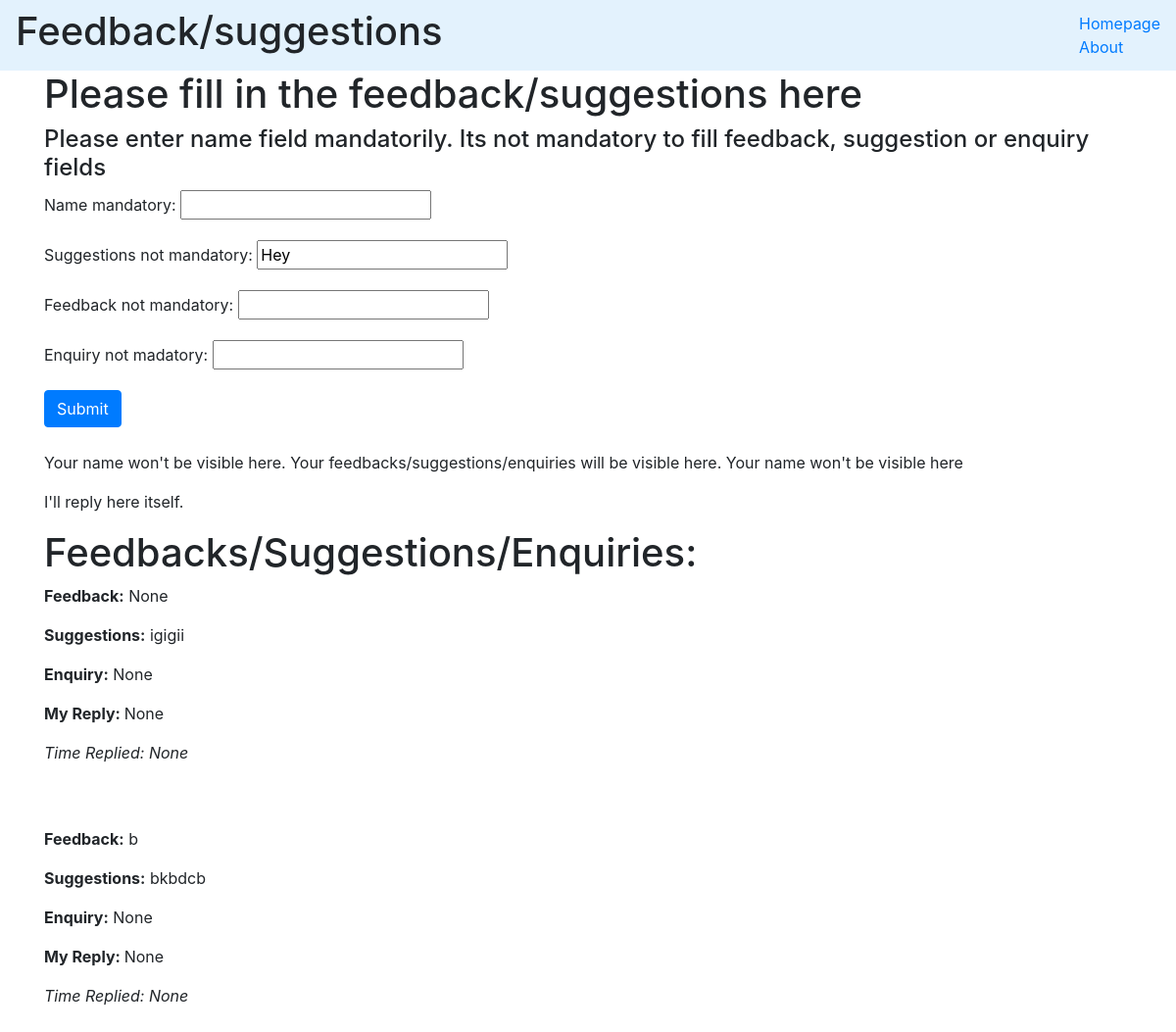
Screenshot of /feedback with the database file from the repository.
### covid_app/models.py (models this page shows, shortened)
class Feedback_Enquiry(models.Model):
      name_mandatory = models.CharField(max_length = 1000, null = True, db_index = True)
      suggestions_not_mandatory = models.CharField(max_length = 2000, blank = True, null = True, db_index = True, default = 'Hey')
      feedback_not_mandatory = models.CharField(max_length = 2000, blank = True, null = True, db_index = True)
      my_reply = models.CharField(max_length = 2000, blank = True, null = True, db_index = True)
      Enquiry_not_madatory = models.CharField(max_length = 2000, blank = True, null = True, db_index = True)
      time = models.DateTimeField(null = True, db_index = True, blank = True)

### covid_app/views.py (the view, shortened to what this page needs)
# urls.py: url(r'^feedback', views.user)
def user(request):
      feeds = Feedback_Enquiry.objects.all()
      form = NewUserForm()
      return render(request, 'covid_app/users.html', {'form': form, 'feeds':feeds})

### covid_app/forms.py
class NewUserForm(forms.ModelForm):
      class Meta:
            model = Feedback_Enquiry
            exclude = ["my_reply", "time"]

### templates/covid_app/users.html (shortened to what this page needs)
<!DOCTYPE html>
<html lang="en" dir="ltr">
  <head>
    <link rel="stylesheet" href="https://stackpath.bootstrapcdn.com/bootstrap/4.4.1/css/bootstrap.min.css">
    <link rel="stylesheet" href="https://cdnjs.cloudflare.com/ajax/libs/font-awesome/4.7.0/css/font-awesome.min.css">
  </head>
  <body>
    <nav class="navbar navbar-light" style="background-color: #e3f2fd;">
      <h1>Feedback/suggestions</h1>
        <ul class = "nav navbar-nav">
          <li><a href="https://utpal.pythonanywhere.com">Homepage</a></li>
          <li><a href="https://utpal.pythonanywhere.com/about">About</a></li>
        </ul>
    </nav>
    <div class="container">
      <h1>Please fill in the feedback/suggestions here</h1>
      <h4>Please enter name field mandatorily. Its not mandatory to fill feedback, suggestion or enquiry fields</h4>
      <form class="" method="POST">
        {{form.as_p}}
        <input type="submit" class = "btn btn-primary" value="Submit">
        <br></br>
        <p>Your name won't be visible here. Your feedbacks/suggestions/enquiries will be visible here. Your name won't be visible here </p>
        <p>I'll reply here itself.</p>
        <h1>Feedbacks/Suggestions/Enquiries: </h1>
        {% for feed in feeds %}
            <p> <strong>Feedback:</strong> {{feed.feedback_not_mandatory}} </p>
            <p><strong>Suggestions:</strong> {{feed.suggestions_not_mandatory}}</p>
            <p><strong>Enquiry:</strong> {{feed.Enquiry_not_madatory}}</p>
            <p><strong>My Reply: </strong>{{feed.my_reply}}</p>
            <p><em>Time Replied: {{feed.time}}</em></p>
            <br></br>
        {% endfor %}
      </form>
    </div>
  </body>
</html>

### rows the page displays
Feedback_Enquiry: feedback_not_mandatory "None", suggestions_not_mandatory "igigii", Enquiry_not_madatory "None", my_reply "None", time "None"
Feedback_Enquiry: feedback_not_mandatory "b", suggestions_not_mandatory "bkbdcb", Enquiry_not_madatory "None", my_reply "None", time "None"
